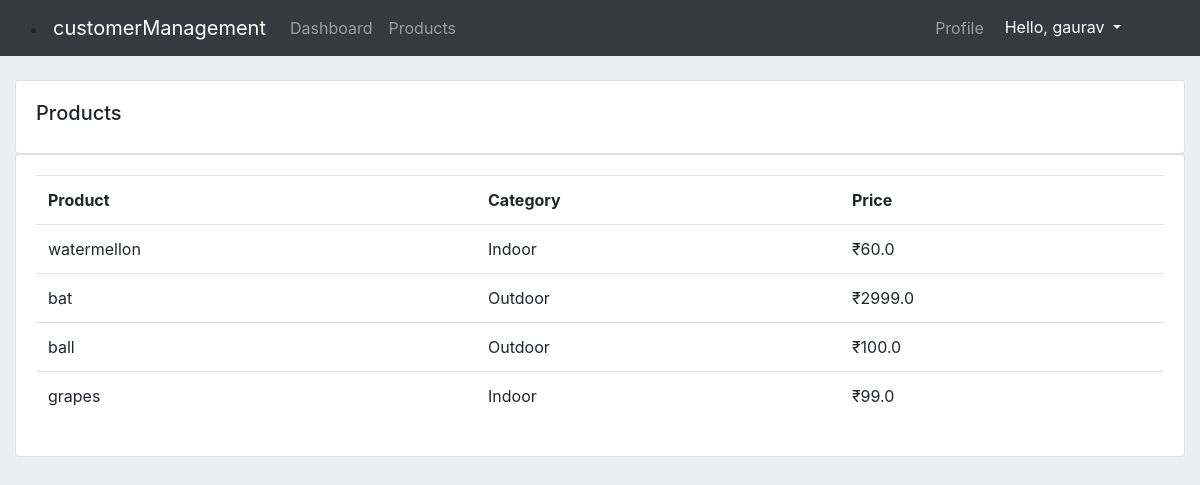
Screenshot of /products/ (signed in) with the database file from the repository.
### accounts/models.py (models this page shows, shortened)
class Product(models.Model):
    CATEGORY = (
        ('Indoor','Indoor'),
        ('Outdoor','Outdoor'),
    )
    name = models.CharField(max_length=200, null=True)
    price = models.FloatField(null=True)
    category = models.CharField(max_length=200, null=True, choices=CATEGORY)
    desciption = models.CharField(max_length=200, null=True, blank=True)
    date_created = models.DateTimeField(auto_now_add=True, null=True)
    tag = models.ManyToManyField(Tag)

### accounts/decorators.py (the view)
        def wrapper_func(request, *args, **kwargs):
            group = None
            if request.user.groups.exists():
                group = request.user.groups.all()[0].name
            if group in allowed_roles:
                return view_func(request, *args, **kwargs)
            else:
                return HttpResponse('You are not authorized to view this page')

### accounts/views.py (called while the page is built)
@login_required(login_url="loginuser")
@allowed_users(allowed_roles=['admin'])
def products(request):
    products = Product.objects.all()
    return render(request, 'accounts/products.html',{'products':products})

### accounts/templates/accounts/products.html
{%  extends 'accounts/main.html' %}
{% block content %}
		<br>
		<div class="row">
			<div class="col-md">
				<div class="card card-body">
					<h5>Products</h5>
				</div>
				<div class="card card-body">
					<table class="table">
						<tr>
							<th>Product</th>
							<th>Category</th>
							<th>Price</th>
						</tr>
						{% for product in products %}
						<tr>
							<td> {{ product.name }} </td>
							<td> {{ product.category }} </td>
							<td> ₹{{ product.price }} </td>
						</tr>
						{% endfor %}
					</table>
				</div>
			</div>
		</div>
{% endblock content %}

### accounts/templates/accounts/navbar.html (shortened to what this page needs)
<nav class="navbar navbar-expand-md navbar-dark bg-dark">
<div class="container-fluid">
    {% if user.is_authenticated %}
      <li>
        <a class="navbar-brand" href="">
          <span>customerManagement</span>
        </a>
      </li>
    {% else %}
      <li>
        <a class="navbar-brand" href="">
          <span>customerManagement</span>
        </a>
      </li>
    {% endif %}
    <div class="collapse navbar-collapse" id="navbarNav">
    {% if request.user.is_staff %}
        <ul class="navbar-nav mr-auto">
            <li class="nav-item">
              <a class="nav-link" href="{% url 'home'%}">Dashboard</a>
            </li>
            <li class="nav-item">
              <a class="nav-link" href="{% url 'products'%}">Products</a>
            </li>
        </ul>
    {% endif %}
    <ul class="navbar-nav ml-auto">
            {% if user.is_authenticated %}
            <ul class="navbar-nav mr-auto">
              <li class="nav-item">
                <a class="nav-link" href="{% url 'account'%}">Profile</a>
              </li>
            </ul>
                <li class="nav-item">
                    <div class="dropdown">
                        <button class="btn btn-dark dropdown-toggle" type="button" id="dropdownMenuButton" data-toggle="dropdown" aria-haspopup="true" aria-expanded="false">
                          Hello, {{ user.username }}
                        </button>
                    </div>
                </li>
            {% endif %}
        </ul>
    </div>
</div>
</nav>

### static/css/main.css (style rules this page uses)
body { background-color: #ebeff5; }
#dropdownMenuButton { margin-right: 35px; }

### rows the page displays
Product: name "watermellon", category "Indoor", price "60.0"
Product: name "bat", category "Outdoor", price "2999.0"
Product: name "ball", category "Outdoor", price "100.0"
Product: name "grapes", category "Indoor", price "99.0"

### other values shown
{{ user.username }} "gaurav"
